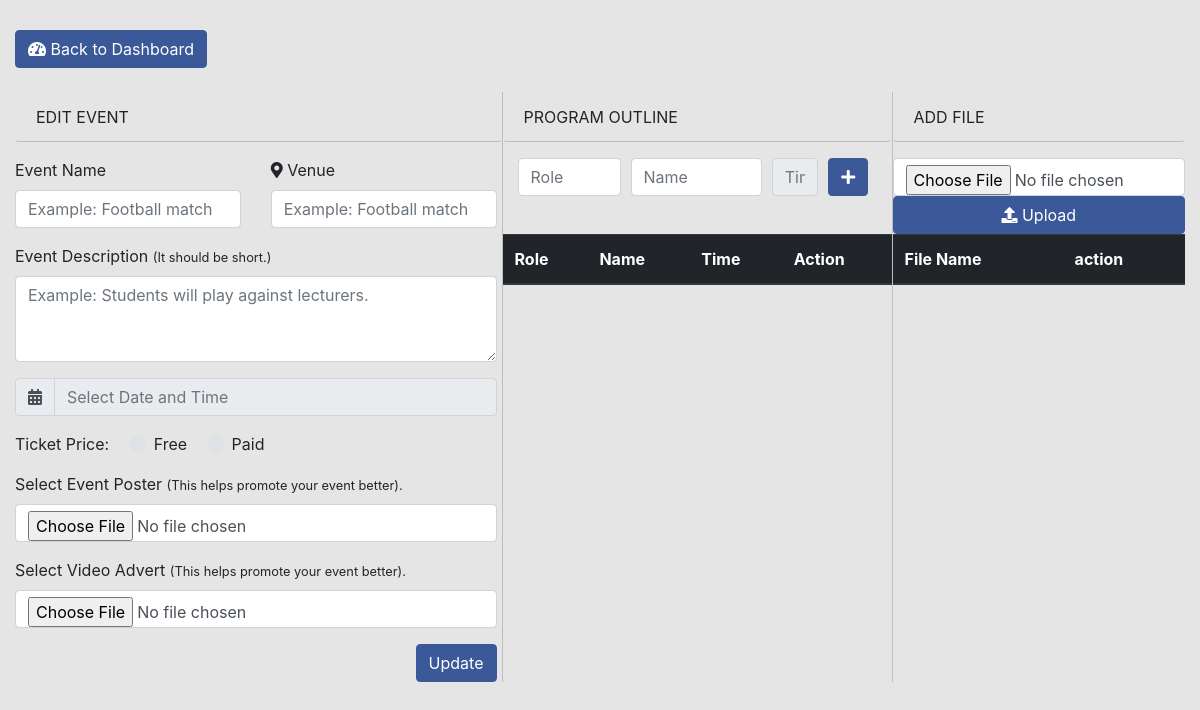
Page /profile/event_edit.php?event_id=42 (signed in) on the earlier database version.
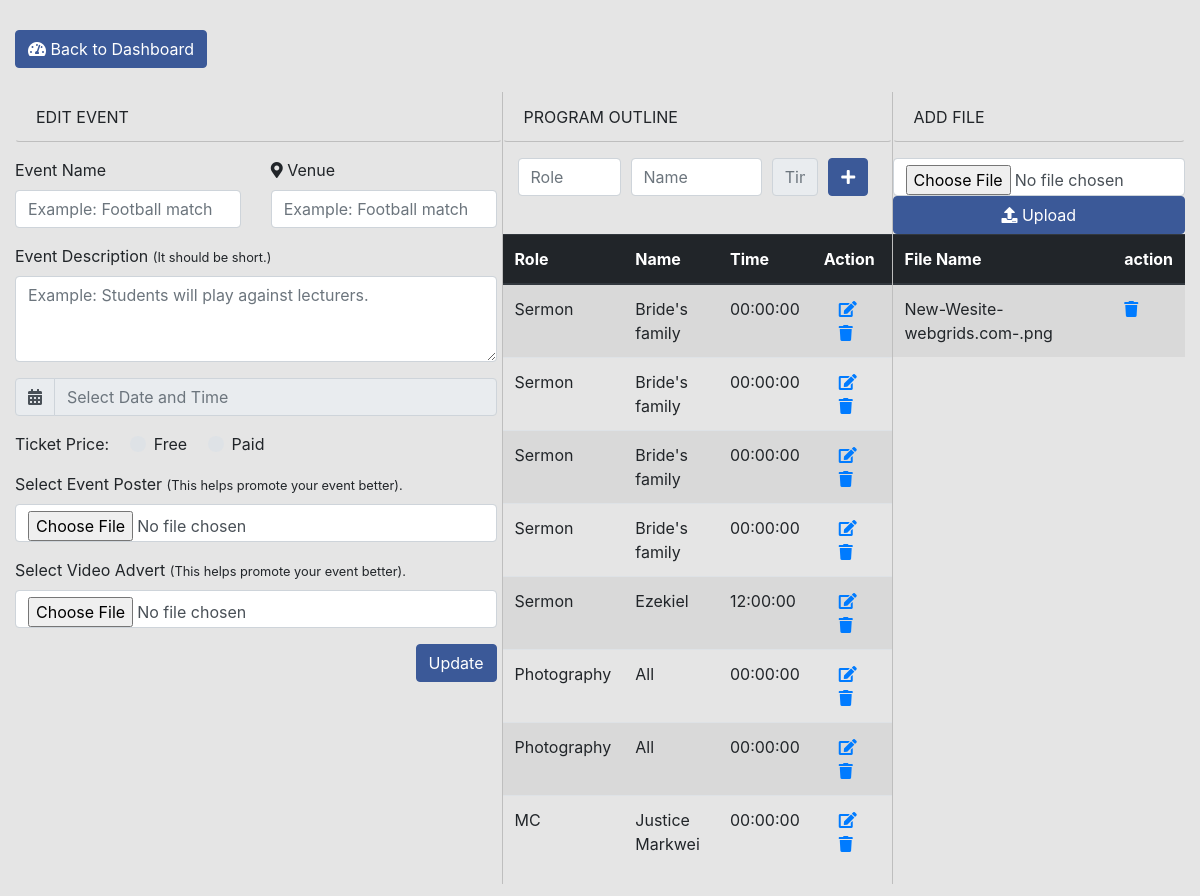
Same page on the later database version.
### tables this page shows
CREATE TABLE IF NOT EXISTS `program_outline` (
  `pid` int(11) NOT NULL AUTO_INCREMENT,
  `eid` int(11) NOT NULL,
  `role` varchar(200) NOT NULL,
  `name` varchar(200) NOT NULL,
  `program_time` time NOT NULL,
  PRIMARY KEY (`pid`)
);

CREATE TABLE IF NOT EXISTS `files` (
  `id` int(11) NOT NULL AUTO_INCREMENT,
  `eid` int(11) NOT NULL,
  `file_name` varchar(255) NOT NULL,
  PRIMARY KEY (`id`),
  KEY `eid` (`eid`)
);

### profile/event_edit.php (the view, shortened to what this page needs)
<?php
	include '../config/connection.php';
	$event_id=$_GET['event_id'];
	$outline_sql=mysqli_query($conn, "SELECT * FROM program_outline WHERE eid = '$event_id'");
	$outline='';
    while ($row = mysqli_fetch_assoc($outline_sql)) {
        $role_fetch =  $row['role'];
        $name_fetch =  $row['name'];
        $time_fetch =  $row['program_time'];
        $outline.='<tr>
        		  <td>'.$role_fetch.'</td>
			      <td>'.$name_fetch.'</td>
			      <td>'.$time_fetch.'</td>
			      <td>
			      	<span class="col" ><a href="#" class="" style="text-decoration:none;"><i class="fa fa-edit"></i></a></span>
			      	<span class="col"><a href="#" class="" style="text-decoration:none;"><i class="fa fa-trash"></i></a></span>
			      </td>
			      </tr>';
    }
    $filefetch_sql=mysqli_query($conn, "SELECT * FROM files WHERE eid = '$event_id'");
	$fileslist='';
    while ($filerow = mysqli_fetch_assoc($filefetch_sql)) {
        $f_name =  $filerow['file_name'];
        $fileslist.='<tr>
				    	<td>'.$f_name.'</td>
				    	<td><a href="#" class=""><i class="fa fa-trash"></i></a></td>
				    </tr>';
    }
?>
<!DOCTYPE html>
<html>
<head>
	<link rel="stylesheet" type="text/css" href="../css/bootstrap-grid.min.css">
 	<link rel="stylesheet" type="text/css" href="../css/bootstrap.css">
	<link rel="stylesheet" type="text/css" href="../fontawesome/css/all.min.css">
	<link rel="stylesheet" type="text/css" href="../css/main.css">
    <link rel="stylesheet" type="text/css" href="../css/flatpickr.css">
</head>
<body>
	<div class="wrapper" style="padding: 30px;">
		<div class="row">
			<a href="edit_event.php" class="btn btn-primary"><i class="fa fa-tachometer-alt"></i> Back to Dashboard</a>
		</div>
		<br>
		<div class="row">
			<div class="col" style="border-right: 1px solid #bebebe;">
				<span class="row alert" style="border-bottom: 1px solid #bebebe;">EDIT EVENT</span>
				<span class="row">
		                <form class="" method="post" style="padding-right: 5px;">
		                    <div class="row form-group">
		                        <div class="col">
		                            <label for="exampleInputEmail1">Event Name</label>
		                            <input type="text" class="form-control" name="event_name" id="exampleInputEmail1" aria-describedby="emailHelp" placeholder="Example: Football match" required>
		                        </div>
		                        <div class="col">
		                            <i class="fa fa-map-marker-alt"></i>
		                            <label for="exampleInputEmail1">Venue</label>
		                            <input type="text" class="form-control" name="event_venue" id="exampleInputEmail1" aria-describedby="emailHelp" placeholder="Example: Football match" required>
		                        </div>
		                    </div>
		                  <div class="form-group">
		                    <label for="exampleFormControlTextarea1">Event Description</label> <small>(It should be short.)</small>
		                    <textarea class="form-control" id="exampleFormControlTextarea1" name="event_description" rows="3" placeholder="Example: Students will play against lecturers." required></textarea>
		                  </div>
		                  <div class="input-group form-group">
		                    <div class="input-group-prepend date form_datetime" data-date-format="d-m-Y">
		                        <div class="input-group-text"><i class="fa fa-calendar-alt"></i></div>
		                    </div>
		                    <input name="event_date" size="16" class="pick form-control" type="text" value="" placeholder="Select Date and Time" required>
		                  </div>
		                  <div class="row">
		                    <div class="col">
		                        <label class="form-group custom-control-inline" for="exampleFormControlTextarea1">Ticket Price:</label>
		                        <div class="custom-control custom-radio custom-control-inline form-group">
		                            <label class="custom-control-label" for="customRadioInline1">Free</label>
		                        </div>
		                        <div class="custom-control custom-radio custom-control-inline">
		                            <label class="custom-control-label" for="customRadioInline2">Paid</label>
		                        </div>
		                    </div>
		                  </div>
		                    <div class="form-group">
		                        <label>Select Event Poster <small>(This helps promote your event better).</small></label>
		                        <input name="picture_upload" type="file" class="form-control">
		                     </div>
		                     <div class="form-group">
		                        <label>Select Video Advert <small>(This helps promote your event better).</small></label>
		                        <input name="video_upload" type="file" class="form-control">
		                     </div>
		                    <button name="update_event" type="submit" class="btn btn-primary" style="float: right;">Update</button>
		                </form>
				</span>
			</div>
			<div class="col-4" style="border-right: 1px solid #bebebe;">
				<span class="row alert" style="border-bottom: 1px solid #bebebe;">PROGRAM OUTLINE</span>
				<span class="row container">
					<form method="post" action="event_edit.php?event_id=<?php echo $_GET['event_id']; ?>" style="margin-bottom: 14px;">
						<div class="form-row">
						    <div class="col-4">
						      <input type="text" class="form-control" placeholder="Role" required name="role">
						    </div>
						    <div class="col-5">
						      <input type="text" class="form-control" placeholder="Name" required name="name">
						    </div>
						    <div class="col-2">
						      <input type="text" class="time form-control" placeholder="Time" name="time">
						    </div>
						    <div class="col-1">
						    	<button type="submit" name="add_outline" class="btn btn-primary"><i class="fa fa-plus"></i></button>
						    </div>
						</div>
					</form>
				</span>
				<br>
				<span class="row">
					<table class="table table-hover table-striped" >
					  <thead class="thead-dark" style="padding: -0.25rem;">
					    <tr>
					      <th scope="col">Role</th>
					      <th scope="col">Name</th>
					      <th scope="col">Time</th>
					      <th scope="col">Action</th>
					    </tr>
					  </thead>
					  <tbody>
					       <?php echo $outline; ?>
					  </tbody>
					</table>
				</span>
			</div>
			<div class="col-3" style="">
				<span class="row alert" style="border-bottom: 1px solid #bebebe;">
					ADD FILE
				</span>
				<span class="row">
					<form method="post" enctype="multipart/form-data">
						<input name="fileToUpload" type="file" class="form-control" required>
						<button class="btn btn-primary" style="width: 100%;" name="upload"><i class="fa fa-upload"></i> Upload</button>
					</form>
				</span>
				<span class="row">
					<table class="table table-hover table-striped">
					  <thead class="thead-dark" style="padding: -0.25rem;">
					    <tr>
					      <th scope="col">File Name</th>
					      <th scope="col">action</th>
					    </tr>
					  </thead>
					  <tbody>
					    <?php echo $fileslist; ?>
					  </tbody>
					</table>
				</span>
			</div>
		</div>
	</div>
</body>
</html>

### css/main.css (style rules this page uses)
* { box-sizing: border-box; }

### css/flatpickr.css (style rules this page uses)
.flatpickr-input[readonly] { cursor: pointer; }

Differences in the rows shown:
added program_outline: role "Sermon", name "Bride's family", program_time "00:00:00"
added program_outline: role "Sermon", name "Bride's family", program_time "00:00:00"
added program_outline: role "Sermon", name "Bride's family", program_time "00:00:00"
added program_outline: role "Sermon", name "Bride's family", program_time "00:00:00"
added program_outline: role "Sermon", name "Ezekiel", program_time "12:00:00"
added program_outline: role "Photography", name "All", program_time "00:00:00"
added program_outline: role "Photography", name "All", program_time "00:00:00"
added program_outline: role "MC", name "Justice Markwei", program_time "00:00:00"
added files: file_name "New-Wesite-webgrids.com-.png"
